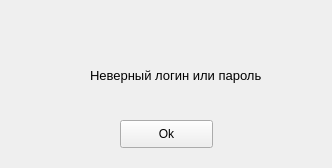
<?xml version="1.0" encoding="UTF-8"?>
<ui version="4.0">
 <class>MainWindow</class>
 <widget class="QMainWindow" name="MainWindow">
  <property name="geometry">
   <rect>
    <x>0</x>
    <y>0</y>
    <width>332</width>
    <height>168</height>
   </rect>
  </property>
  <property name="windowTitle">
   <string>Error</string>
  </property>
  <widget class="QWidget" name="centralwidget">
   <widget class="QPushButton" name="ok">
    <property name="geometry">
     <rect>
      <x>120</x>
      <y>120</y>
      <width>93</width>
      <height>28</height>
     </rect>
    </property>
    <property name="text">
     <string>Ok</string>
    </property>
   </widget>
   <widget class="QLabel" name="error">
    <property name="enabled">
     <bool>true</bool>
    </property>
    <property name="geometry">
     <rect>
      <x>90</x>
      <y>60</y>
      <width>291</width>
      <height>31</height>
     </rect>
    </property>
    <property name="font">
     <font>
      <pointsize>10</pointsize>
     </font>
    </property>
    <property name="text">
     <string>Неверный логин или пароль</string>
    </property>
   </widget>
   <widget class="QLabel" name="error_label">
    <property name="geometry">
     <rect>
      <x>20</x>
      <y>40</y>
      <width>61</width>
      <height>71</height>
     </rect>
    </property>
    <property name="text">
     <string/>
    </property>
    <property name="pixmap">
     <pixmap>../../../Downloads/Icon.png</pixmap>
    </property>
   </widget>
  </widget>
 </widget>
 <resources/>
 <connections/>
</ui>
